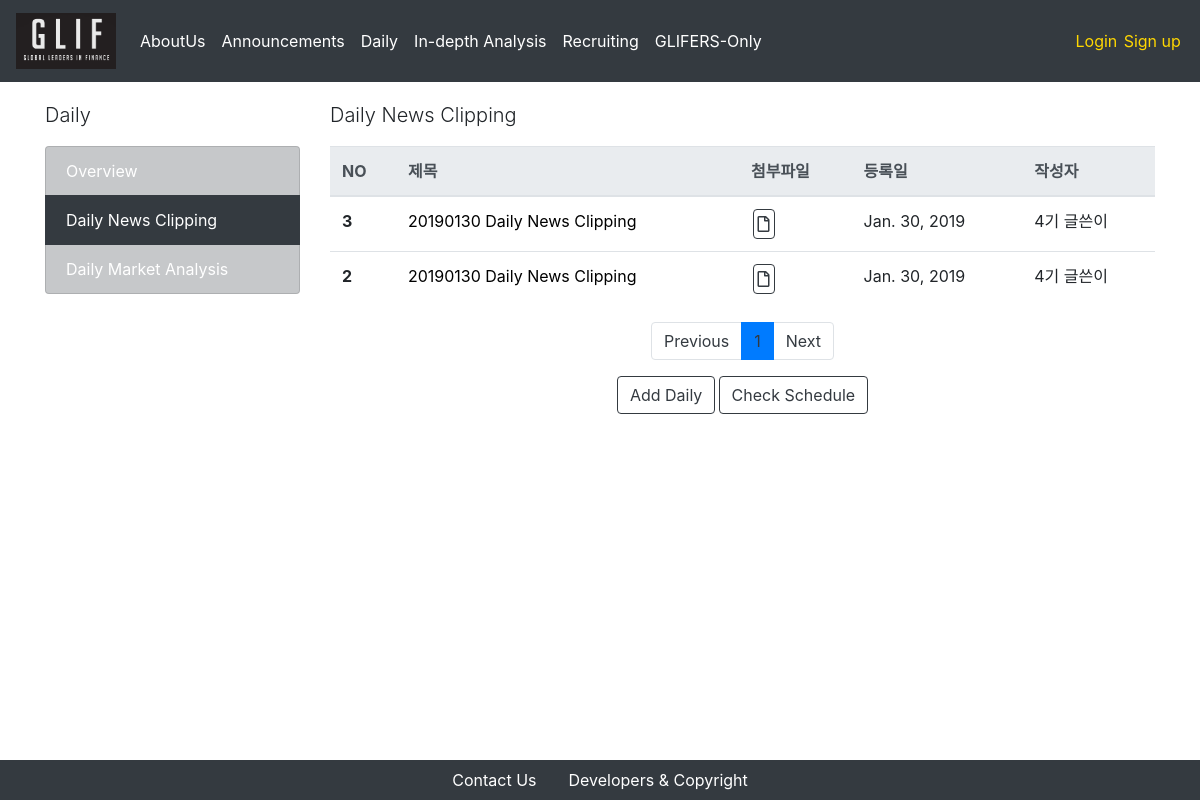
The app's page /daily/newsclipping/, older data.
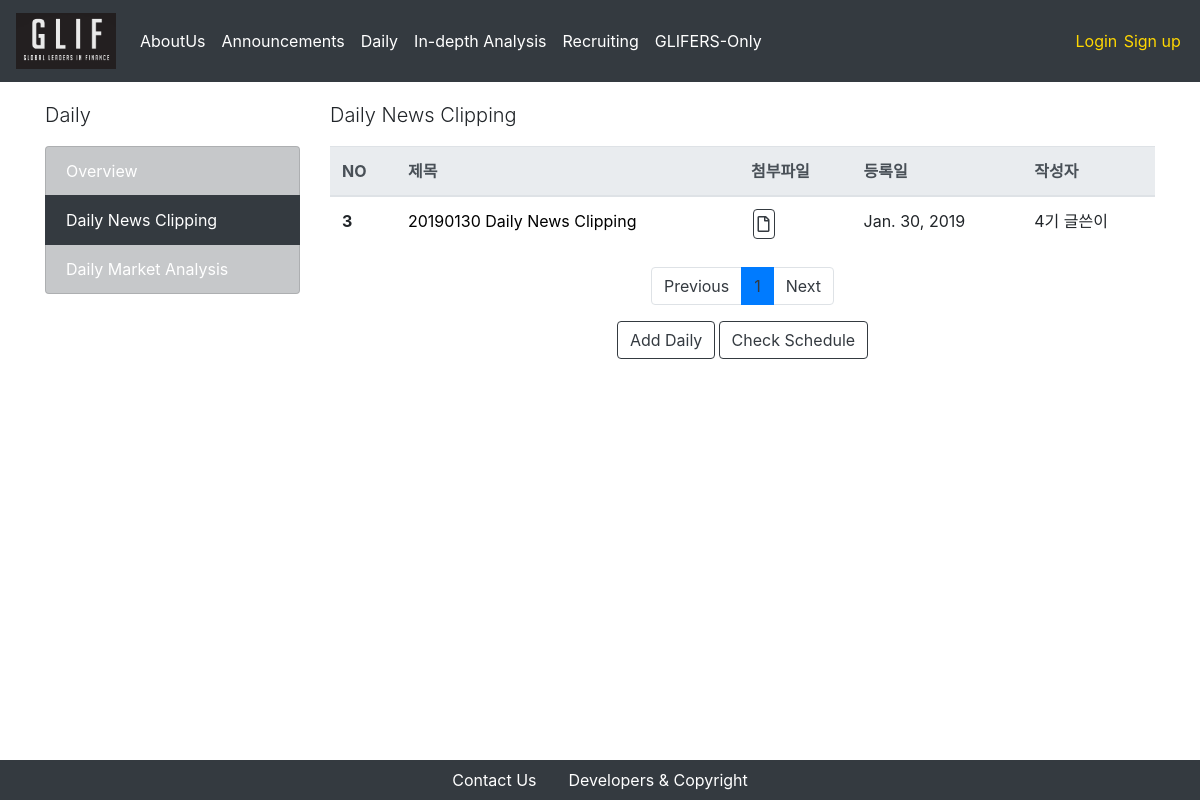
The same page, newer data.
### daily_news/models.py (models this page shows, shortened)
class Post(models.Model):
    today = str(date.today()).replace("-", "")
    title = models.CharField(default = today+ " Daily News Clipping", max_length = 50)
    written_date = models.DateField(auto_now = True)
    writer = models.ForeignKey(Glifer, on_delete = models.CASCADE, related_name = "Daily_News_Clipping_writer")
    wsj = "wsj"
    ft = "ft"
    bb = "bb"
    news_CHOICES = (
        (wsj, "WSJ"),
        (ft, "FT"),
        (bb, "BB"),
    )
    news_type = models.CharField(
        max_length = 10 ,
        choices = news_CHOICES,
    )
    title_1_kr = models.CharField(max_length = 500, blank = True, null = True)
    title_2_kr = models.CharField(max_length = 500, blank = True, null = True)
    title_3_kr = models.CharField(max_length = 500, blank = True, null = True)
    title_1_en = models.CharField(max_length = 500, blank = True, null = True)
    title_2_en = models.CharField(max_length = 500, blank = True, null = True)
    title_3_en = models.CharField(max_length = 500, blank = True, null = True)
    content_1_kr = models.TextField(max_length = 5000, blank = True, null = True)
    content_2_kr = models.TextField(max_length = 5000, blank = True, null = True)
    content_3_kr = models.TextField(max_length = 5000, blank = True, null = True)
    content_1_en = models.TextField(max_length = 5000, blank = True, null = True)
    content_2_en = models.TextField(max_length = 5000, blank = True, null = True)
    content_3_en = models.TextField(max_length = 5000, blank = True, null = True)

### users/models.py (models this page shows)
class Glifer(models.Model):
    user = models.OneToOneField(CustomUser, on_delete = models.CASCADE, primary_key = True)
    is_mentor = models.BooleanField(default=False)
    name_en = models.CharField(max_length = 250)
    name_kr = models.CharField(max_length = 250)
    birthdate = models.DateField(default = "2000-01-01")
    phonenumber = models.CharField(max_length = 250)
    email= models.EmailField(max_length = 250)
    work_at = models.CharField(max_length = 250, blank = True)
    self_intro = models.TextField(max_length = 1000)
    profile_img = models.FileField(upload_to = 'profiles/%Y/%m/%d/', default = '/users/man-user.png')
    nth = models.CharField(
        max_length=2,
        choices=nth_CHOICES,
        default=glif_4th,
    )
    def __str__(self):
        return self.nth + " " + self.name_kr

### daily_news/views.py (the view)
# urls.py: path('', PostListView.as_view(), name='announcement-index'),
class PostListView(ListView):
    model = Post
    template_name = 'daily_news/index.html'
    context_object_name = "posts"
    paginate_by = 5
    block_size = 5 # 하단의 페이지 목록 수
    def get_queryset(self):
        order_by_recent_time = Post.objects.all().order_by("-pk")
        return order_by_recent_time
    def get_context_data(self, **kwargs):
        context = super(PostListView, self).get_context_data(**kwargs)
        block_size = 5 # 하단의 페이지 목록 수
        start_index = int((context['page_obj'].number - 1) / self.block_size) * self.block_size
        end_index = min(start_index + self.block_size, len(context['paginator'].page_range))
        context['page_range'] = context['paginator'].page_range[start_index:end_index]
        return context

### daily_news/templates/daily_news/index.html (shortened to what this page needs)
{% extends 'setups/base.html' %}
{% block body %}
<div class = "container">
    <div class = "row">
        <div class = "col-md-3">
            <p class = "lead">Daily</p>
            <div class = "list-group">
                <li class = "list-group-item list-group-item-dark"> <a href="/daily/overview">Overview</a> </li>
                <li class = "list-group-item list-group-item-dark active"> <a href="/daily/newsclipping">Daily News Clipping</a></li>
                <li class = "list-group-item list-group-item-dark"> <a href="/daily/market">Daily Market Analysis</a></li>
            </div>
        </div>
        <div class = "col-md-9">
            <p class = "lead">Daily News Clipping</p>
            <table class="table">
                <thead class="thead-light">
                    <tr>
                        <th scope="col">NO</th>
                        <th scope="col">제목</th>
                        <th scope="col">첨부파일</th>
                        <th scope="col">등록일</th>
                        <th scope="col">작성자</th>
                    </tr>
                </thead>
                <tbody>
                    {% for post in posts %}
                        <tr>
                            <th scope="row">{{ post.id }}</th>
                            <td>
                                <a href="/daily/newsclipping/{{post.pk}}" style = "color:black"> {{ post.title }} </a>
                            </td>
                            <td>
                                <button type="button" class="btn btn-outline-dark btn-download" onclick="location.href = '/daily/newsclipping/{{post.pk}}/create_report'"><i class="far fa-file"></i></button>
                            </td>
                            <td>{{ post.written_date }}</td>
                            <td>{{ post.writer }}</td>
                        </tr>
                    {% endfor %}
                </tbody>
            </table>
            <nav aria-label="Page navigation">
                <ul class="pagination justify-content-center">
                    {% if page_obj.has_previous %}
                    <li class = "page-item">
                        <a class = "page-link" href="?page={{ page_obj.previous_page_number }}" aria-label="Previous">
                        Previous
                        </a>
                    </li>
                    {% else %}
                    <li class="page-item"><a class="page-link" href="#" tabindex="-1" aria-disabled="true">Previous</a></li>
                    {% endif %}
                    {% for i in page_range %}
                    {% if page_obj.number == i %}
                        <li class = "active page-item"><a class="page-link" href="#">{{i}}</a></li>
                    {% else %}
                        <li class = "page-item"><a class = "page-link" href="?page={{ i }}">{{ i }}</a></li>
                    {% endif %}
                    {% endfor %}
                    {% if page_obj.has_next %}
                    <li class = "page-item">
                        <a class = "page-link" href="?page={{ page_obj.next_page_number }}" aria-label="Next">
                            Next
                        </a>
                    </li>
                    {% else %}
                    <li class="page-item">
                        <a class="page-link" href="#">Next</a>
                    </li>
                    {% endif %}
                </ul>
            </nav>
            <div class = "row align-items-center justify-content-center">
                <button type="button" class="btn btn-outline-dark dailybtn" onclick="location.href = '/daily/newsclipping/new'">Add Daily</button>
                <button type="button" class="btn btn-outline-dark" data-toggle="modal" data-target="#schedule">
                        Check Schedule
                </button>
            </div>
        </div>
    </div>
</div>
{% endblock %}

Row changes from the older to the newer data that the page shows:
removed Post: id "2", title "20190130 Daily News Clipping", written_date "Jan. 30, 2019", writer "4기 글쓴이"
